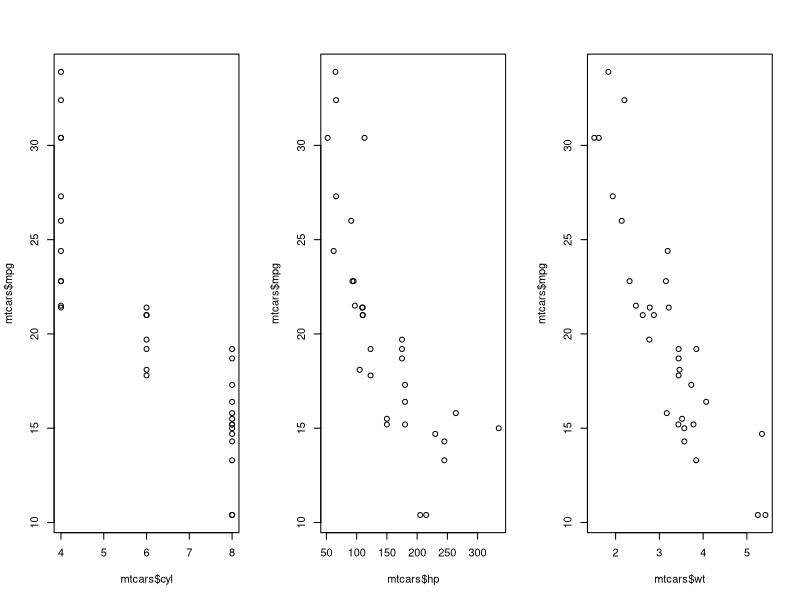
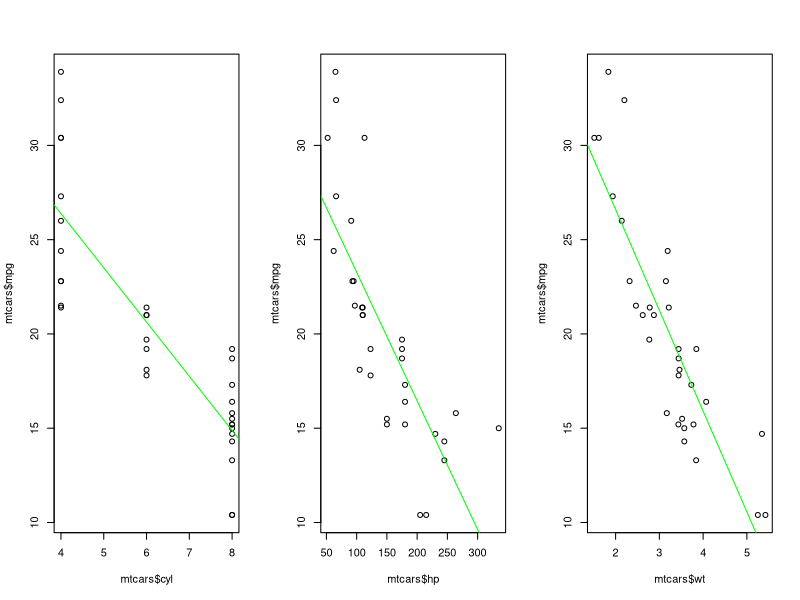

These figures' R source, in order:
## ---- chunk 1
data(mtcars)
dim(mtcars)
names(mtcars)
## ---- chunk 2
par(mfrow=c(1,3))
plotFromCyl<-function(drawLm){
        plot(mtcars$cyl, mtcars$mpg)
        if(drawLm)
                abline(lm(mpg~cyl , data = mtcars), col = "green")
}

plotFromHp<-function(drawLm){
        plot(mtcars$hp, mtcars$mpg)
        if(drawLm)
                abline(lm(mpg~hp , data = mtcars), col = "green")
}

plotFromWt<-function(drawLm){
        plot(mtcars$wt, mtcars$mpg)
        if(drawLm)
                abline(lm(mpg~wt , data = mtcars), col = "green")
}
plotFromCyl(FALSE)
plotFromHp(FALSE)
plotFromWt(FALSE)

## ---- chunk 3
coeffFromCyl<-function(){
        return(lm(mpg ~ cyl, data = mtcars)$coeff)
}

coeffFromHp<-function(){
        return(lm(mpg ~ hp, data = mtcars)$coeff)
}

coeffFromWt<-function(){
        return(lm(mpg ~ wt, data = mtcars)$coeff)
}

coeffFromCyl()
coeffFromHp()
coeffFromWt()
## ---- chunk 4
par(mfrow=c(1,3))
plotFromCyl(TRUE)
plotFromHp(TRUE)
plotFromWt(TRUE)
